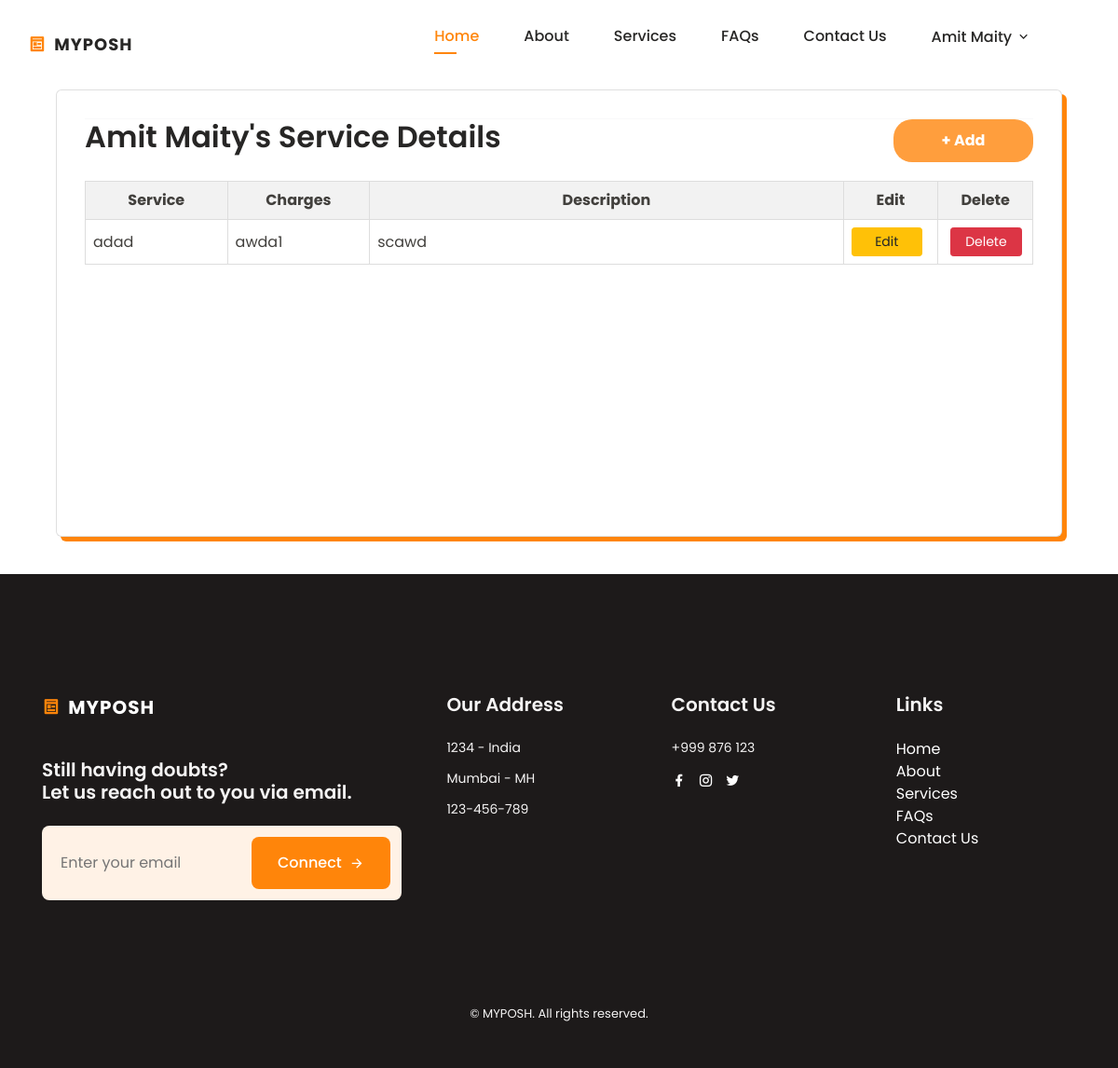
The app's page /ngo-profile/service/create (signed in) with its own data.
### posh/models.py (models this page shows)
class PoshUser(AbstractBaseUser, PermissionsMixin):
    username = models.CharField(max_length=100, unique=True, primary_key=True)
    email = models.EmailField(unique=True, blank=False)
    phone = models.CharField(max_length=15, unique=True, blank=False)
    start_date = models.DateTimeField(default=timezone.now)
    is_staff = models.BooleanField(default=False)
    is_active = models.BooleanField(default=False)
    type = models.CharField(max_length=50, blank=False)  # To distinguish between user types
    objects = PoshUserManager()
    USERNAME_FIELD = 'username'
    REQUIRED_FIELDS = ['email', 'phone']

class NGOUser(PoshUser):
    ngo_name = models.CharField(max_length=150, blank=False)
    ngo_dob = models.DateField(blank=False)
    ngo_address = models.TextField(blank=False)
    ngo_state = models.CharField(max_length=100, blank=False)
    ngo_city = models.CharField(max_length=100, blank=False)
    ngo_pincode = models.CharField(max_length=10, blank=False)
    ngo_profile_pic = models.ImageField(blank=True, upload_to='users/')
    ngo_description = models.TextField(max_length=500, blank=True)
    ngo_current_member = models.CharField(max_length=10, blank=True)
    ngo_employee_count = models.CharField(max_length=10, blank=True)
    is_visible = models.BooleanField(default=False)
    class Meta:
        verbose_name = 'NGO User'
        verbose_name_plural = 'NGO Users'

class Service(models.Model):
    user = models.ForeignKey(settings.AUTH_USER_MODEL, on_delete=models.CASCADE, related_name='service')
    service_name = models.CharField(max_length=100, null=False, blank=False)
    service_charge = models.CharField(max_length=100, null=False, blank=False)
    service_description = models.CharField(max_length=255, null=True, blank=True)

### posh/views.py (the view, shortened to what this page needs)
# urls.py: path('ngo-profile/service/create', views.ngo_service, name="ngo_service"),
@login_required
def ngo_service(request):
    user = request.user
    user = get_object_or_404(NGOUser, username = request.user)
    service_list = user.service.all()  # Fetch all related education instances
    context = {
        'user': user,
        'service_list': service_list,
    }
    return render(request, 'ngo-service.html', context)

### posh/templatetags/get_group.py (called while the page is built)
@register.filter(name='has_group')
def has_group(user, group_name):
    return user.groups.filter(name=group_name).exists()

### posh/templates/ngo-service.html (shortened to what this page needs)
{% extends "base.html" %}
{% load static %}
{% block stylescss %}
<link rel="stylesheet" href="https://stackpath.bootstrapcdn.com/bootstrap/4.5.2/css/bootstrap.min.css">
<link href="https://cdn.jsdelivr.net/npm/bootstrap@4.5.0/dist/css/bootstrap.min.css" rel="stylesheet">
<link rel="stylesheet" href="{% static 'assets/css/list_item.css' %}">
<link rel="stylesheet" href="{% static 'assets/css/profile.css' %}">
<link rel="stylesheet" href="https://cdn.jsdelivr.net/npm/intl-tel-input@19.5.5/build/css/intlTelInput.css">
<link rel="stylesheet" href="https://cdnjs.cloudflare.com/ajax/libs/intl-tel-input/17.0.8/css/intlTelInput.css"/>
{% endblock %}
{% block content %}
<div class="container light-style flex-grow-1 container-p-y">
    <div class="card overflow-hidden" style="min-height: 30rem">
        <div class="row no-gutters row-bordered row-border-light">
            <div class="col-md-12">
                <div class="tab-content">
                    <div class="tab-pane fade active show" id="account-general">
                        <hr class="border-light m-0">
                        <div class="container-service">
                            <div class="add_service">
                                <h2>{{ user.ngo_name }}'s Service Details</h2>
                                <button type='button' id="add-service-btn" data-toggle="modal" data-target="#addServiceModal">+ Add</button>
                            </div>
                        <div id="service-section">
                            <table id="service-table">
                                <thead>
                                    <tr>
                                        <th>Service</th>
                                        <th>Charges</th>
                                        <th>Description</th>
                                        <th>Edit</th>
                                        <th>Delete</th>
                                    </tr>
                                </thead>
                                <tbody>
                                    {% if service_list %}
                                        {% for service in service_list %}
                                            <tr>
                                                <td>{{ service.service_name }}</td>
                                                <td>{{ service.service_charge }}</td>
                                                <td>
                                                {{ service.service_description }}<br>
                                                </td>
                                                <td>
                                                    <button id="editbtn" class="btn btn-warning btn-sm edit-button" data-toggle="modal" data-target="#editServiceModal" data-pk="{{ service.id }}">Edit</button>
                                                </td>
                                                <td>
                                                    <a href="{% url 'ngo_delete_service' service.id %}">
                                                        <button id="deletebtn" class="btn btn-danger btn-sm delete-button">Delete</button>
                                                    </a>
                                                </td>
                                            </tr>
                                        {% endfor %}
                                    {% else %}
                                        <tr>
                                            <td colspan="5">No service records found.</td>
                                        </tr>
                                    {% endif %}
                                </tbody>
                            </table>
                        </div>
                        </div>
                    </div>
                </div>
            </div>
        </div>
    </div>
</div>
{% endblock %}

### posh/templates/header.html (shortened to what this page needs)
{% load static %}
<!DOCTYPE html>
<html lang="en">
<head>
    <link href="https://cdn.jsdelivr.net/npm/remixicon@4.2.0/fonts/remixicon.css" rel="stylesheet"/>
    <link rel="stylesheet" href="https://stackpath.bootstrapcdn.com/bootstrap/4.5.2/css/bootstrap.min.css">
    <link href="https://cdn.jsdelivr.net/npm/bootstrap@4.5.0/dist/css/bootstrap.min.css" rel="stylesheet">
    <link rel="stylesheet" href="{% static 'assets/css/main.css' %}">
    <link rel="stylesheet" href="{% static 'assets/css/profile.css' %}">
</head>
<body>
    <header class="header" id="header">
        <nav class="nav container">
            <a href="{% url 'home' %}" class="nav__logo">
                <i class="ri-pages-line nav__logo-icon"></i>MYPOSH
            </a>
            <div class="nav__menu" id="nav-menu">
                <ul class="nav__list">
                    <li class="nav__item">
                        <a href="{% url 'home' %}#home" class="nav__link active-link">Home</a>
                    </li>
                    <li class="nav__item">
                        <a href="{% url 'home' %}#about" class="nav__link">About</a>
                    </li>
                    <li class="nav__item">
                        <a href="{% url 'home' %}#services" class="nav__link">Services</a>
                    </li>
                    <li class="nav__item">
                        <a href="{% url 'home' %}#faqs" class="nav__link">FAQs</a>
                    </li>
                    <li class="nav__item">
                        <a href="{% url 'home' %}#contact" class="nav__link">Contact Us</a>
                    </li>
                    {% if request.user.is_authenticated %}
                        {% load get_group %}
                        {% if request.user|has_group:"IND" %}
                            <li class="nav__item dropdown__item">
                                <div class="nav__link">
                                    {{request.user.individualuser.fname}}
                                    <i class="ri-arrow-down-s-line dropdown__arrow-down"></i>
                                </div>
                                <ul class="dropdown__menu profile">
                                    <li>
                                        <a href="{% url 'profile' %}" class="dropdown__link">
                                            Profile
                                        </a>
                                    </li>
                                    <li>
                                        <a href="{% url 'page' %}" class="dropdown__link">
                                            Preview
                                        </a>
                                    </li>
                                    <li>
                                        <a href="{% url 'all_establishment' %}" class="dropdown__link">
                                            All Invites
                                        </a>
                                    </li>
                                    <li>
                                        {% if visible == False %}
                                        <a data-target="#myModal" data-toggle="modal" class="dropdown__link MainNavText" id="MainNavHelp"
                                            href="#myModal">Visibility: <span style="color: red">Off</span> </a>
                                        {% else %}
                                        <a data-target="#myModal" data-toggle="modal" class="dropdown__link MainNavText" id="MainNavHelp"
                                        href="#myModal">Visibility: <span style="color: green">On</span> </a>
                                        {% endif %}
                                    </li>
                                    <li>
                                    <a href="{% url 'logout'%}" class="dropdown__link">
                                            Logout
                                    </a>
                                    </li>
                        {% elif request.user|has_group:"NGO" %}
                            <li class="nav__item dropdown__item">
                                <div class="nav__link">
                                    {{ request.user.ngouser.ngo_name }}
                                    <i class="ri-arrow-down-s-line dropdown__arrow-down"></i>
                                </div>
                                {% endif %}
                {% endif %}
            </div>
        </nav>
    </header>

### static/assets/css/main.css (style rules this page uses)
:root { --header-height: 3.5rem; --first-color: hsl(30, 100%, 52%); --first-color-alt: hsl(29, 54%, 73%); --first-color-light: hsl(30, 100%, 85%); --first-color-lighten: hsl(30, 100%, 95%); --title-color: hsl(30, 3%, 15%); --text-color: hsl(30, 4%, 25%); --text-color-light: hsl(30, 4%, 45%); --body-color: hsl(30, 0%, 100%);; --container-color: #FFF; --background-footer-color: rgb(29, 26, 26); --footer-text-color: rgb(245, 244, 244); --body-font: 'Poppins', sans-serif; --big-font-size: 2rem; --h1-font-size: 1.5rem; --h2-font-size: 1.25rem; --h3-font-size: 1rem; --normal-font-size: .938rem; --small-font-size: .813rem; --smaller-font-size: .75rem; --font-medium: 500; --font-semi-bold: 600; --mb-0-5: .5rem; --mb-0-75: .75rem; --mb-1: 1rem; --mb-1-5: 1.5rem; --mb-2: 2rem; --mb-2-5: 2.5rem; --z-tooptip: 10; --z-fixed: 100; }
@media screen and (min-width: 1000px) { :root { --big-font-size: 3.5rem; --h1-font-size: 2.25rem; --h2-font-size: 1.5rem; --h3-font-size: 1.25rem; --normal-font-size: 1rem; --small-font-size: .875rem; --smaller-font-size: .813rem; } }
* { box-sizing: border-box; padding: 0; margin: 0; text-decoration: none !important; }
html { scroll-behavior: smooth; }
body, button, input, textarea { font-family: var(--body-font); font-size: var(--normal-font-size); }
body { margin: var(--header-height) 0 0 0; background-color: var(--body-color); color: var(--text-color); transition: .4s; }
button { cursor: pointer; border: none; outline: none; }
h1, h2, h3 { color: var(--title-color); font-weight: var(--font-semi-bold); }
ul { list-style: none; }
a { max-width: 100%; height: auto; }
.container { max-width: 968px; margin-left: var(--mb-1-5); margin-right: var(--mb-1-5); }
.header { width: 100%; background-color: var(--body-color); position: fixed; top: 0; left: 0; z-index: var(--z-fixed); transition: .4s; }
.nav { height: var(--header-height); display: flex; justify-content: space-between; align-items: center; }
.nav__logo, .nav__toggle, .nav__close { color: var(--title-color); }
.nav__logo { text-transform: uppercase; font-weight: 700; letter-spacing: 1px; display: inline-flex; align-items: center; column-gap: .5rem; transition: .3s; }
.nav__logo-icon { font-size: 1.15rem; color: var(--first-color); }
.nav__list { display: flex; flex-direction: column; row-gap: 1.5rem; }
.nav__link { color: var(--title-color); font-weight: var(--font-medium); transition: .3s; }
.active-link { position: relative; color: var(--first-color); }
.active-link::after { content: ''; position: absolute; bottom: -.5rem; left: 0; width: 50%; height: 2px; background-color: var(--first-color); }
@media screen and (min-width: 767px) { body { margin: 0; } }
@media screen and (min-width: 767px) { .nav { height: calc(var(--header-height) + 1.5rem); column-gap: 3rem; } }
@media screen and (min-width: 767px) { .nav__list { flex-direction: row; column-gap: 3rem; } }
@media screen and (min-width: 767px) { .nav__menu { margin-left: auto; margin-top: 15px; } }
@media screen and (min-width: 767px) { .dropdown__item, .dropdown__subitem { position: relative; } }
@media screen and (min-width:992px) { .container { margin-left: auto; margin-right: auto; } }
@media screen and (min-width:992px) { .nav__logo { margin-top: 15px; font-size: large; } }
@media screen and (min-width:992px) { .dropdown__item, .dropdown__subitem { position: relative; } }
@media screen and (min-width:1200px) { .nav__logo { margin-top: 15px; font-size: large; } }
@media screen and (min-width:1200px) { .dropdown__item, .dropdown__subitem { position: relative; } }
.dropdown__item { cursor: pointer; }
.dropdown__arrow-down { font-weight: initial; transition: transform .4s; }

### static/assets/css/list_item.css (style rules this page uses)
button { padding: 8px; background-color: hsl(30, 100%, 62%); color: #fff; width: 150px; font-size: large; font-weight: bolder; border-radius: 20px; border: none; cursor: pointer; }
.add_education, .add_service, .add_certification, .add_experience { display: flex; flex-direction: row; justify-content: space-between; }
button.btn.btn-danger.btn-sm, button.btn.btn-warning.btn-sm.mr-2 { width: 100px; margin-left: 5px; }

### records on screen
PoshUser: user.ngouser.ngo_name "Amit Maity"
NGOUser: ngo_name "Amit Maity"
Service: service_name "adad", service_charge "awda1", service_description "scawd"
